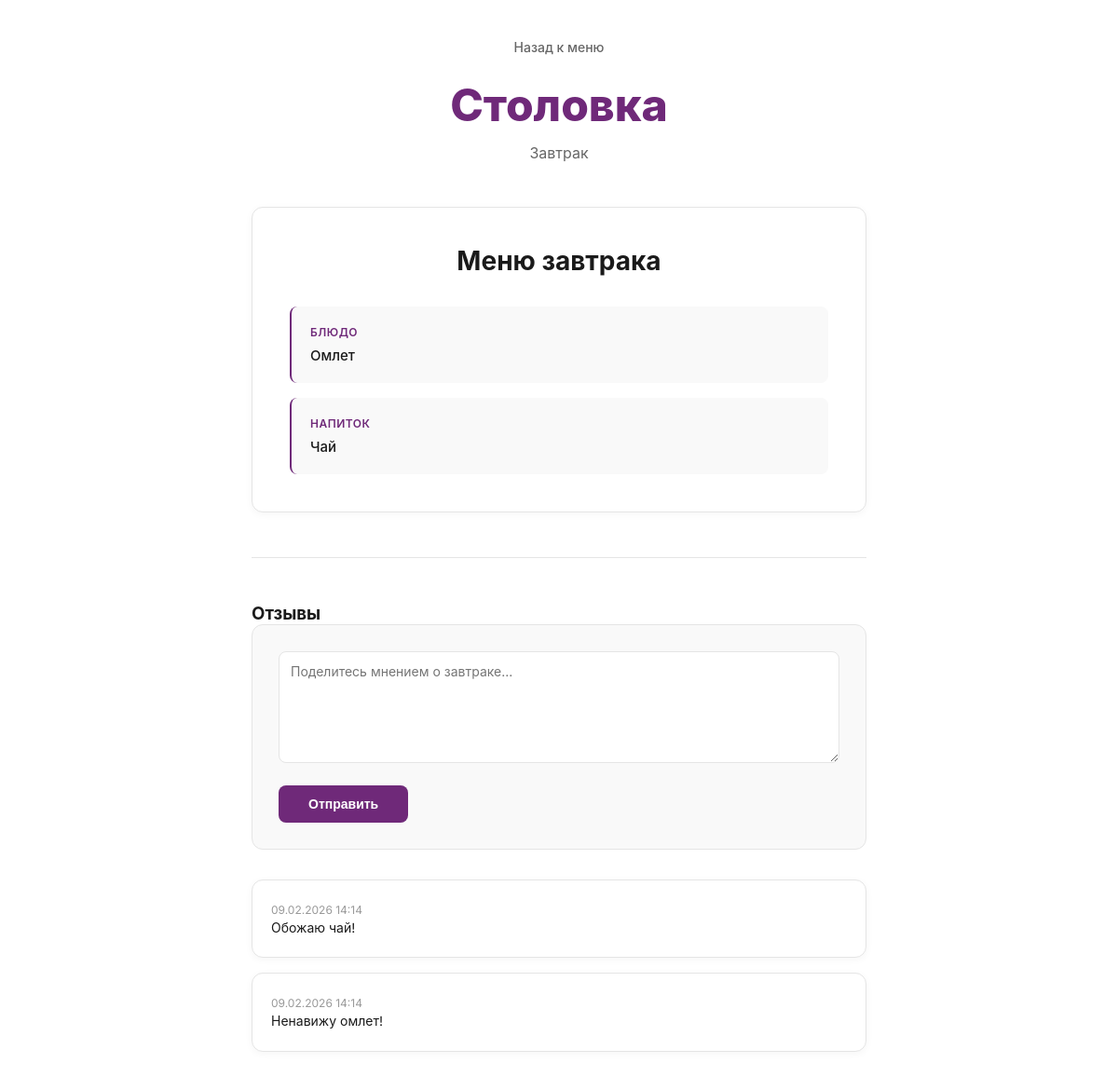
Before: /menu/item/breakfast/1/ with the older database file.
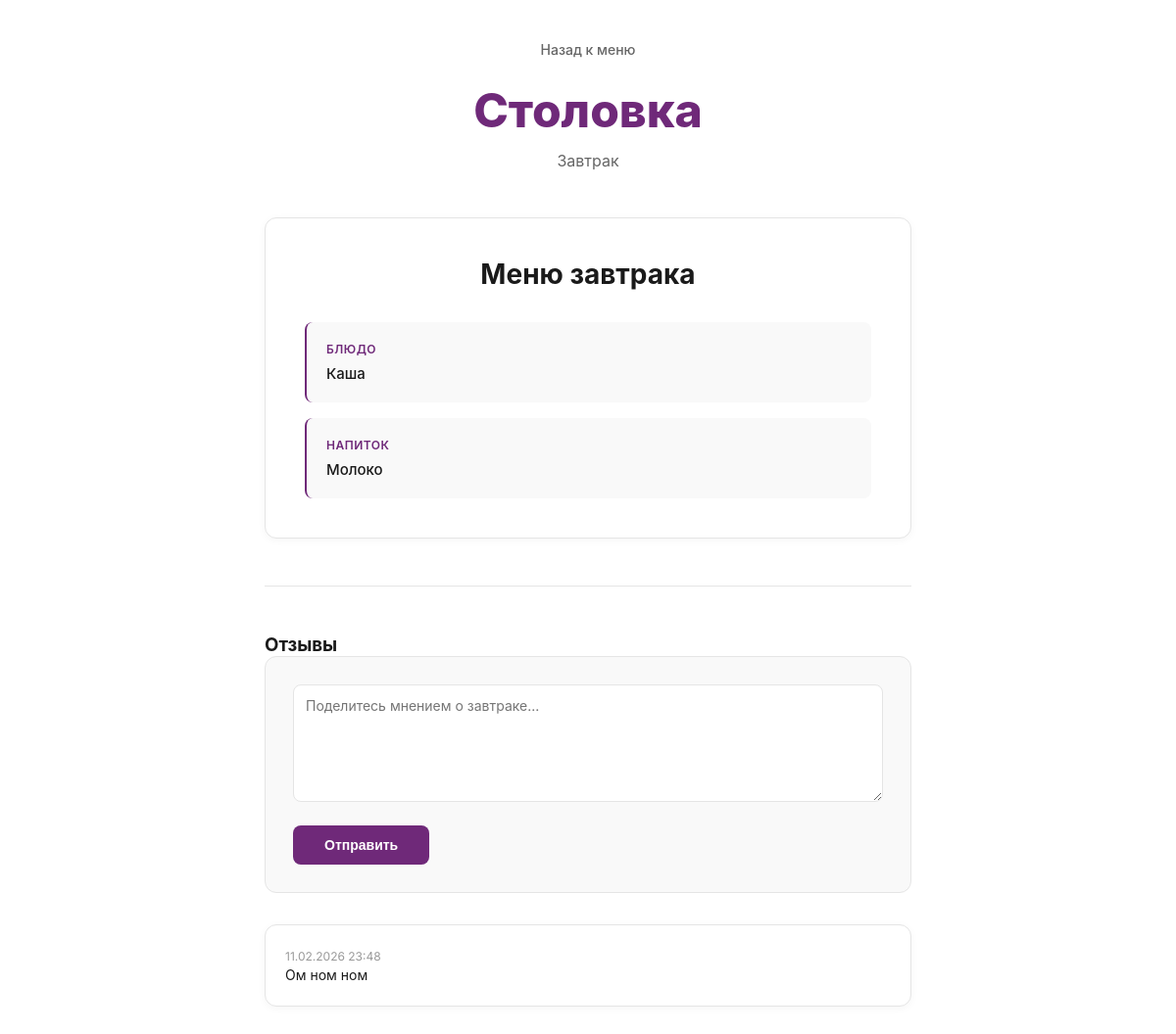
After: the same page with the newer database file.
### MenuService/models.py (models this page shows, shortened)
class Breakfast(models.Model):
    id = models.AutoField(unique=True, auto_created=True, primary_key=True)
    first_dish = models.CharField(max_length=255)
    drink = models.CharField(max_length=255)
    calories = models.IntegerField(default=0)
    price = models.DecimalField(max_digits=5, decimal_places=2, default=0)
    contains_allergens = models.CharField(max_length=500, blank=True)

### UserService/models.py (models this page shows)
class Comment(models.Model):
    breakfast = models.ForeignKey(Breakfast, on_delete=models.CASCADE)
    text = models.TextField()
    author = models.CharField(max_length=100, blank=True)
    rating = models.IntegerField(choices=[(i, str(i)) for i in range(1, 6)], default=5)
    created_at = models.DateTimeField(auto_now_add=True)

### MenuService/views.py (the view, shortened to what this page needs)
# urls.py: path('menu/item/breakfast/<int:id>/', MenuViews.itemBreakfast, name='itemBreakfast'),
def itemBreakfast(request, id):
    breakfast = get_object_or_404(Breakfast, id=id)
    comments = Comment.objects.filter(breakfast=breakfast)
    return render(request, 'itemBreak.html', {
        'breakfast': breakfast,
        'comments': comments
    })

### MenuService/templates/itemBreak.html (shortened to what this page needs)
{% load static %}
<!DOCTYPE html>
<html lang="ru">
<head>
    <link rel="stylesheet" href="{% static 'css/MenuService/item.css' %}">
</head>
<body>
    <div class="container">
        <header class="header">
            <a href="/menu/" class="back-link">Назад к меню</a>
            <h1 class="logo">Столовка</h1>
            <p class="week-title">Завтрак</p>
        </header>
        <main class="meal-detail">
            <article class="meal-card">
                <h2 class="meal-title">Меню завтрака</h2>
                {% if breakfast.first_dish or breakfast.drink %}
                    <div class="meal-items-detail">
                        {% if breakfast.first_dish %}
                        <div class="meal-item-detail">
                            <span class="item-label">Блюдо</span>
                            <span class="item-value">{{ breakfast.first_dish }}</span>
                        </div>
                        {% endif %}
                        {% if breakfast.drink %}
                        <div class="meal-item-detail">
                            <span class="item-label">Напиток</span>
                            <span class="item-value">{{ breakfast.drink }}</span>
                        </div>
                        {% endif %}
                    </div>
                {% else %}
                    <p class="no-menu">Меню завтрака пока не установлено</p>
                {% endif %}
            </article>
        </main>
        <section class="comments-section">
            <h3 class="section-title">Отзывы</h3>
            <div class="comment-form">
                <form method="post">
                    <div class="form-group">
                        <textarea
                            name="comment"
                            placeholder="Поделитесь мнением о завтраке..."
                            rows="3"
                            required
                        ></textarea>
                    </div>
                    <button type="submit" class="btn-comment">Отправить</button>
                </form>
            </div>
            {% if comments %}
                <div class="comments-list">
                    {% for comment in comments %}
                    <article class="comment-item">
                        <div class="comment-meta">
                            <time class="comment-date">{{ comment.created_at|date:"d.m.Y H:i" }}</time>
                        </div>
                        <p class="comment-text">{{ comment.text }}</p>
                    </article>
                    {% endfor %}
                </div>
            {% else %}
                <p class="no-comments">Пока нет отзывов</p>
            {% endif %}
        </section>
    </div>
</body>
</html>

Changed rows visible on the page:
removed Comment: created_at "09.02.2026 14:14", text "Ненавижу омлет!"
changed Breakfast: first_dish "Омлет" → "Каша"; drink "Чай" → "Молоко"
changed Comment: created_at "09.02.2026 14:14" → "11.02.2026 23:48"; text "Обожаю чай!" → "Ом ном ном"
